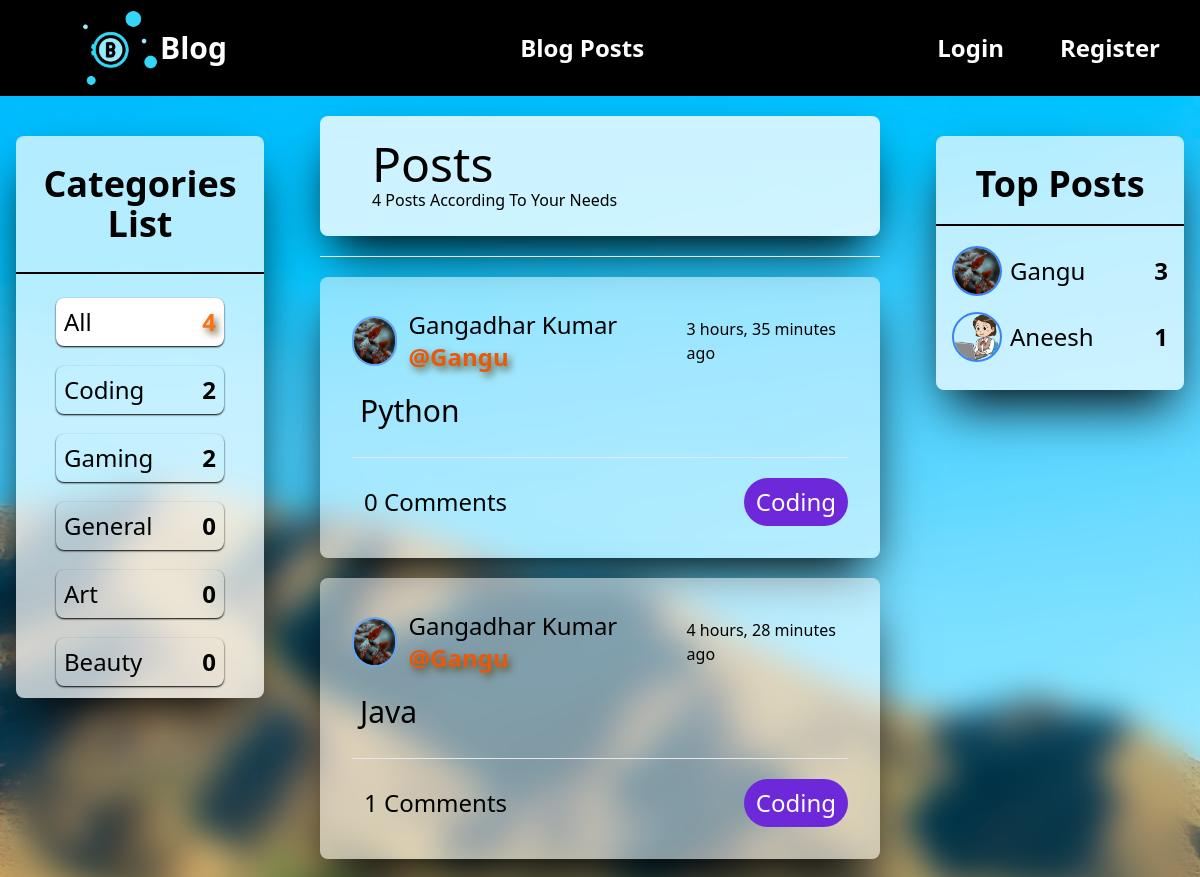
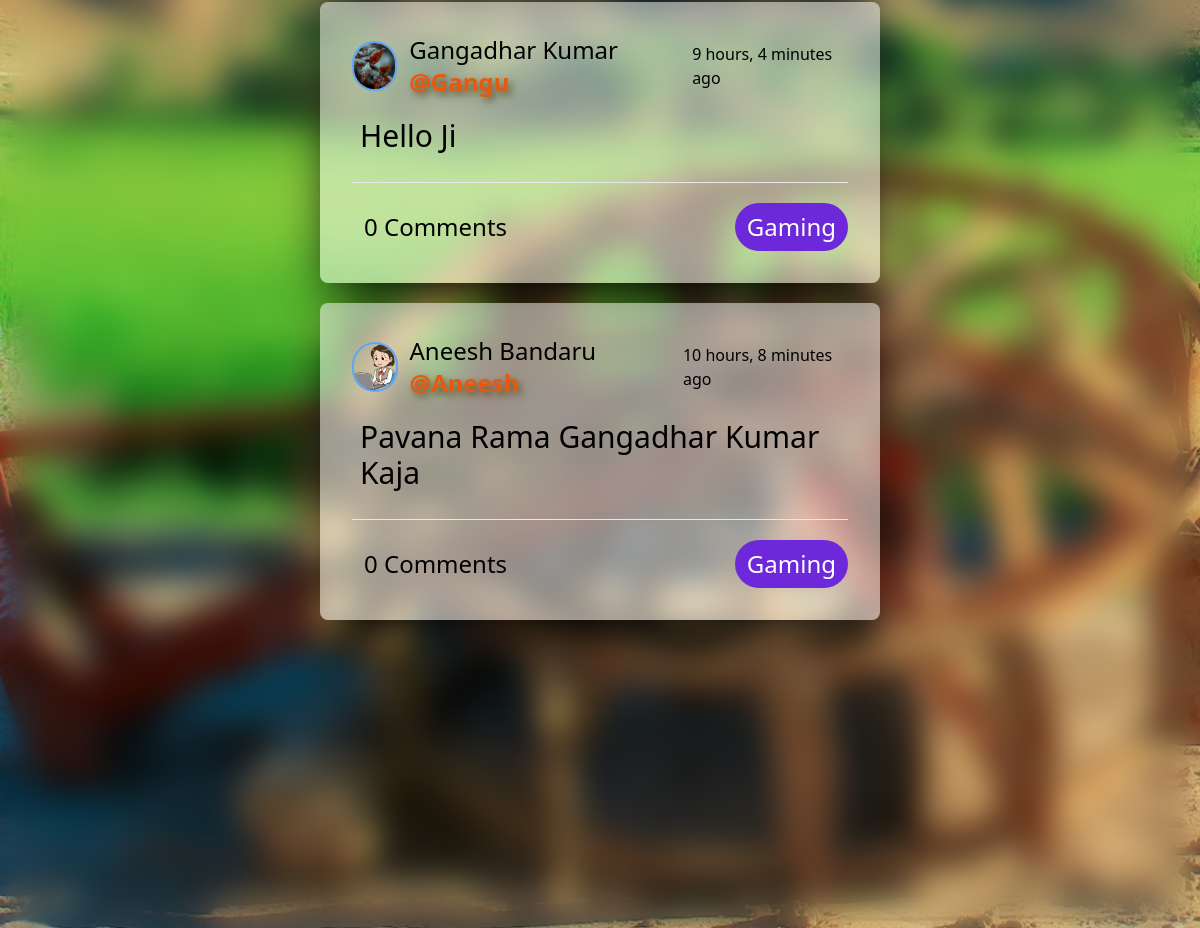
Page /Posts/ on the committed database (2 pictures, top to bottom).
### Category/models.py (models this page shows)
class Category(models.Model) :
    name = models.CharField(max_length= 100, unique= True)
    def __str__(self) :
        return self.name

### Posts/models.py (models this page shows, shortened)
class Post(models.Model) :
    title = models.CharField(max_length= 100)
    content = models.TextField()
    author = models.ForeignKey(User, on_delete= models.CASCADE)
    date_created = models.DateTimeField(auto_now_add= True)
    date_updated = models.DateTimeField(auto_now= True)
    category = models.ForeignKey(Category, on_delete= models.CASCADE)
    likes = models.ManyToManyField(User, related_name= 'blog_posts')
    slug = models.SlugField(max_length= 200, null= True)
    class Meta :
        ordering = ('-date_created',)

### Auth/models.py (models this page shows)
class User(AbstractUser) :
    name = models.CharField(max_length= 200)
    email = models.EmailField(unique= True)
    USERNAME_FIELD = 'email'
    REQUIRED_FIELDS = ['username']

### Profile/models.py (models this page shows)
class Profile(models.Model):
    user = models.OneToOneField(User, on_delete= models.CASCADE, null= True)
    bio = models.TextField()
    image = models.ImageField(default= 'def_cute.png', upload_to= 'profile', validators= [
        FileExtensionValidator(['png', 'jpg', 'jpeg'])
    ])
    follows = models.ManyToManyField("self", related_name= "followed_by", symmetrical= False, blank= True)

### Posts/views.py (the view)
# urls.py: 2. Add a URL to urlpatterns:  path('', Home.as_view(), name='home')
def Home(request) :
    q = request.GET.get('q') if request.GET.get('q') != None else ''
    posts = Post.objects.filter(category__name__icontains= q)
    posts_count = posts.count()
    total_posts = Post.objects.all().count()
    users = User.objects.all()
    top_users = []
    for user in users if len(users) > 0 else "" :
        top_post = Post.objects.filter(author= user)
        if top_post.count() > 0 :
            top_users.append({'user': user, 'count': top_post.count()})
    print(f"Top Users : {top_users}")
    context = {
        "posts": posts,
        "categories": Category.objects.all(),
        "count": posts_count,
        "top_users": top_users[:5],
        "total_posts": total_posts,
        "current_category": q
    }
    return render(request, "Posts/Home.html", context)

### Posts/templates/Posts/Home.html (shortened to what this page needs)
{% extends "base.html" %}
{% block content %}
{% load static %}
<div class="relative flex flex-col justify-between h-max min-h-screen bg-[url({% static 'images/Posts/home_create.jpg' %})] bg-cover">
  <div class="absolute top-0 w-full h-full backdrop-blur-lg"></div>
  <div class="grid lg:grid-cols-[1fr_2fr_1fr] grid-cols-[1fr_3fr] gap-10 h-full me-3 lg:me-0">
    <div class="">
      <div
        class="flex flex-col mx-4 pb-3 mt-10 relative shadow-2xl shadow-black rounded-lg py-3 bg-white/[0.7]"
      >
        <div class="text-4xl text-center my-4 font-semibold">
          Categories List
        </div>
        <hr class="border border-black my-3">
        <div class="content">
          <ul class="space-y-5 text-2xl mt-3">
            <li {% if current_category == '' %} class="flex justify-between items-center mx-10 bg-white p-2 shadow-sm shadow-black rounded-lg transition ease-linear delay-[50ms]" {% else %} class="flex justify-between items-center mx-10 hover:bg-white p-2 shadow-sm shadow-black rounded-lg transition ease-linear delay-[50ms]" {% endif %}>
              <a href="{% url 'home' %}" class="hover:text-blue-500 transition ease-linear delay-[50ms]">All</a>
              <p {% if current_category == '' %} class="font-bold text-orange-500" style="text-shadow: 3px 4px 7px rgba(81,67,21,0.8);" {% else %} class="font-bold" {% endif %}>{{total_posts}}</p>
            </li>
            {% for category in categories %}
            <li {% if current_category == category.name %} class="flex justify-between items-center mx-10 bg-white p-2 shadow-sm shadow-black rounded-lg transition ease-linear delay-[50ms]" {% else %} class="flex justify-between items-center mx-10 hover:bg-white p-2 shadow-sm shadow-black rounded-lg transition ease-linear delay-[50ms]" {% endif %}>
              <a href="{% url 'home' %}?q={{category.name}}" class="hover:text-blue-500 transition ease-linear delay-[50ms]">{{category}}</a>
              <p {% if current_category == category.name %} class="font-bold text-orange-500" style="text-shadow: 3px 4px 7px rgba(81,67,21,0.8);" {% else %} class="font-bold" {% endif %}>{{category.post_set.all.count}}</p>
            </li>
            {% endfor %}
          </ul>
        </div>
      </div>
    </div>
    <div class="z-20">
      <div class="my-5 shadow-2xl shadow-black rounded-lg p-3 bg-white/[0.8]">
        <div class="flex justify-between my-3 mx-10">
          <div class="posts">
            <h1 class="text-5xl">Posts</h1>
            <p>{{count}} Posts According To Your Needs</p>
          </div>
        </div>
      </div>
      <hr class="" />
      <div class="">
        {% for post in posts %}
        <div
          class="mb-5 mt-5 shadow-2xl shadow-black rounded-lg p-8 bg-white/[0.5]"
        >
          <div class="flex justify-between items-center">
            <div class="flex items-center space-x-3">
              <div
                class="w-[50px] h-[50px] overflow-hidden border-2 rounded-full border-blue-400 relative"
              >
                <img
                  src="{{post.author.profile.image.url}}"
                  width="50"
                  height="50"
                  alt=""
                  class="w-full h-full object-cover"
                />
              </div>
              <div class="text-2xl">
                <a href="{% url 'profile' post.author.profile.id %}" class="cursor-pointer hover:text-blue-700 transition ease-linear delay-[25ms]">
                  {{post.author.name|capfirst}}  <span class="font-bold text-orange-600 inline-block" style="text-shadow: 3px 4px 7px rgba(81,67,21,0.8);">@{{post.author.username}}</span>
                </a>
              </div>
            </div>
            <div>{{post.date_created|timesince}} ago</div>
          </div>
          <div class="my-3 mb-5 flex flex-col justify-between h-full">
            <p class="text-3xl mx-2 my-2">
              <a
                href="{% url 'detail-post' post.id %}"
                class="hover:text-blue-500 transition ease-linear delay-75"
                data-te-toggle="tooltip"
                title="Click Here For More Details!"
                >{{post.title}}
              </a>
            </p>
          </div>
          <hr class="" />
          <div class="flex mt-5 justify-between text-2xl">
            <div class="py-2 px-3">
              {{post.comment_set.all.count}} Comments
            </div>
            <div class="bg-violet-700 text-white rounded-full py-2 px-3">
              {{post.category.name}}
            </div>
          </div>
        </div>
        {% endfor %}
      </div>
    </div>
    <div class="z-30 hidden lg:block">
      <div
        class="info-handler mx-4 pb-3 mt-10 shadow-2xl shadow-black rounded-lg py-3 bg-white/[0.7]"
      >
        <div class="text-4xl text-center mt-4 mb-2 font-semibold">
          Top Posts
        </div>
        <hr class="border border-black my-5" />
        {% for top_user in top_users|dictsortreversed:'count' %}
        <div class="flex justify-between items-center m-4">
          <div class="wrap-content flex items-center text-2xl gap-x-2">
            <img
              src="{{top_user.user.profile.image.url}}"
              width="50"
              height="50"
              class="w-[50px] h-[50px] rounded-full border-2 border-blue-500 object-cover"
              alt=""
            />
            <p>
              <a href="{% url 'profile' top_user.user.profile.id %}" class="hover:text-blue-500 cursor-pointer transition ease-linear delay-[50ms]">{{top_user.user.username|capfirst}}</a>
            </p>
          </div>
          <div>
            <p class="text-2xl font-bold">{{top_user.count}}</p>
          </div>
        </div>
        {% endfor %}
      </div>
    </div>
  </div>
</div>
{% endblock %}

### templates/base.html (shortened to what this page needs)
<!DOCTYPE html>
<html lang="en">
  <head>
    <script src="https://cdn.tailwindcss.com"></script>
  </head>
  <body>
    {% include "navbar.html" %}
    {% block content %}
    {% endblock %}
  </body>
</html>

### templates/navbar.html
{% load static %}
<nav
  class="z-50 bg-black text-white font-bold px-10 py-2 md:flex md:justify-between md:items-center w-full"
>
  <div class="font-bold ml-10 text-3xl flex items-center">
    <img src="{% static 'logo/logo.png' %}" class="h-20 object-cover" alt="" />
    <span>Blog</span>
  </div>
  <ul class="flex space-x-14 text-2xl">
    <li class="hover:text-yellow-500 transition ease-linear delay-150">
      <a href="{% url 'home' %}">Blog Posts</a>
    </li>
  </ul>
  <ul class="flex items-center space-x-14 text-2xl">
    {% if request.user.is_authenticated %}
    <li
      class="relative text-yellow-500 hover:text-white transition ease-linear delay-150 flex items-center gap-x-3"
    >
    <a href="{% url 'profile' user.profile.id %}" class="flex items-center">
      <img src="{{request.user.profile.image.url}}" class="w-[40px] h-[40px] rounded-full mt-1 object-cover" alt="" />
      <div>{{request.user.username|capfirst}}</div>
    </a>
    </li>
    <li class="hover:text-yellow-500 transition ease-linear delay-150">
      <a href="{% url 'logout' %}">Logout</a>
    </li>
    {% else %}
    <li class="hover:text-yellow-500 transition ease-linear delay-150">
      <a href="{% url 'login' %}">Login</a>
    </li>
    <li class="hover:text-yellow-500 transition ease-linear delay-150">
      <a href="{% url 'register' %}">Register</a>
    </li>
    {% endif %}
  </ul>
</nav>

### templates/base.html (style rules this page uses)
html { min-width: 100vh; width: 100%; }

### rows in the picture
Category: name "Coding", post_set.all.count "2"
Category: name "Gaming", post_set.all.count "2"
Category: name "General", post_set.all.count "0"
Category: name "Art", post_set.all.count "0"
Category: name "Beauty", post_set.all.count "0"
Post: author.profile.image (picture), author.name "Gangadhar Kumar", author.username "Gangu", date_created "3 hours, 35 minutes", title "Python", comment_set.all.count "0", category.name "Coding"
Post: author.profile.image (picture), author.name "Gangadhar Kumar", author.username "Gangu", date_created "4 hours, 28 minutes", title "Java", comment_set.all.count "1", category.name "Coding"
Post: author.profile.image (picture), author.name "Gangadhar Kumar", author.username "Gangu", date_created "9 hours, 4 minutes", title "Hello Ji", comment_set.all.count "0", category.name "Gaming"
Post: author.profile.image (picture), author.name "Aneesh Bandaru", author.username "Aneesh", date_created "10 hours, 8 minutes", title "Pavana Rama Gangadhar Kumar Kaja", comment_set.all.count "0", category.name "Gaming"

### other values in the picture
{{ total_posts }} "4"
{{ count }} "4"
{{ top_user.user.username|capfirst }} "Gangu"
{{ top_user.count }} "3"
{{ top_user.user.username|capfirst }} "Aneesh"
{{ top_user.count }} "1"
